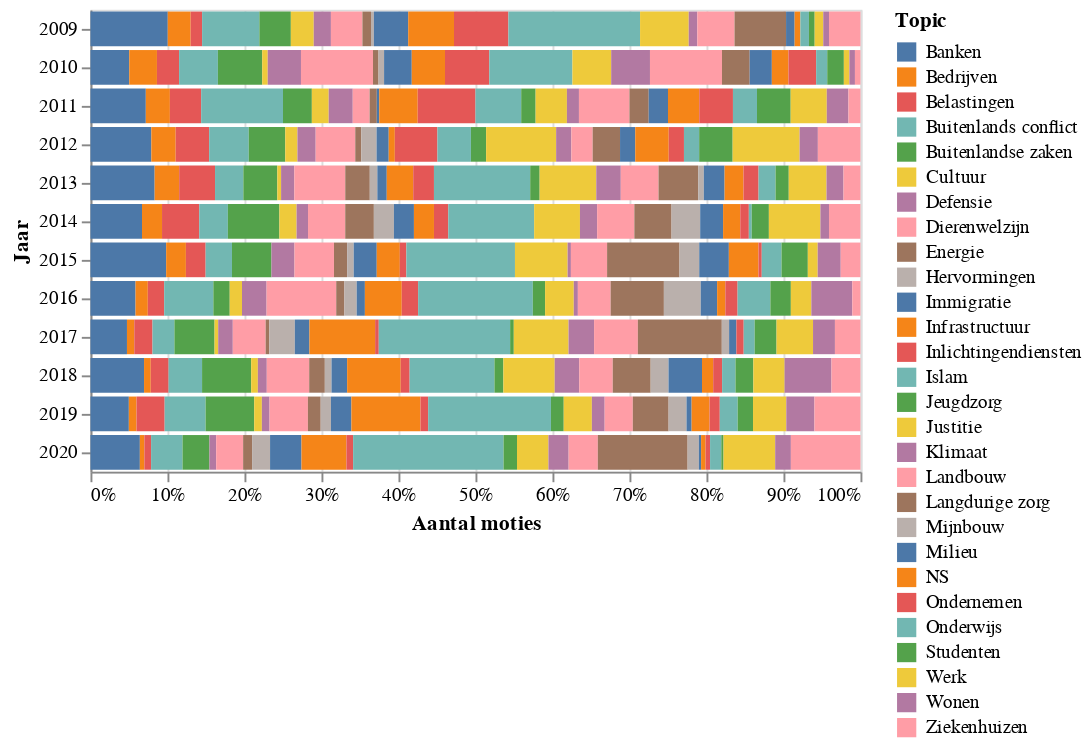

The notebook cell saved with this chart:
### Markdown cell above
## Ontwikkeling per partij

### Code cell
# hide_input
# df.groupby(['Jaar', 'Topic']).size().unstack(fill_value=0)
partij = 'PVV'
source = df[df['Indienende_partij'] == partij]
source = source.groupby(['Jaar', 'Topic']).size().reset_index()
source = source.rename(columns={0:'Aantal moties'})
source.head()

# Overview of topic distribution over all years
import altair as alt
alt.Chart(source).mark_bar().encode(
    x=alt.X('Aantal moties:Q', stack='normalize',axis=alt.Axis(format='%')),
    y='Jaar:O',
    color=alt.Color('Topic:N'),
    # sort=alt.EncodingSortField('Aantal moties', order='descending'))
    # order=alt.Order('Aantal moties:Q',sort='descending')
    tooltip = 'Topic'
)

### Figure 1 — Vega-Lite specification as saved in the notebook (floating-point values rounded to 4 significant figures; data arrays with more than 128 entries replaced by an {"elided": "..."} marker saying what was removed)
{"config": {"view": {"continuousWidth": 400, "continuousHeight": 300}}, "data": {"name": "data-407cb9ac16a82c240d7dc4c3a4da8eab"}, "mark": "bar", "encoding": {"color": {"type": "nominal", "field": "Topic"}, "tooltip": {"type": "nominal", "field": "Topic"}, "x": {"type": "quantitative", "axis": {"format": "%"}, "field": "Aantal moties", "stack": "normalize"}, "y": {"type": "ordinal", "field": "Jaar"}}, "$schema": "https://vega.github.io/schema/vega-lite/v4.8.1.json", "datasets": {"data-407cb9ac16a82c240d7dc4c3a4da8eab": {"elided": "323 records"}}}
